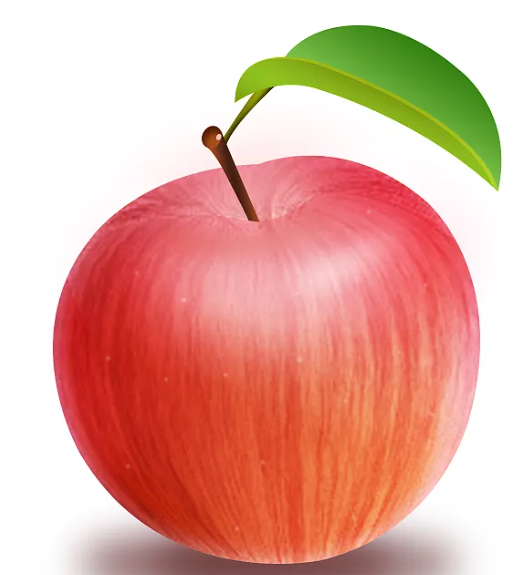
#> input picture apple.png, 525 x 575 px
$ python main.py
#> lines starting #> are read from the running program, lines starting #| are printed output that depends on the picture
### image.py
# -*- coding: utf-8 -*-
## @package som_cm.cv.image
#
#  OpenCV image functions.
#  @author      tody
#  @date        2015/07/30


import numpy as np
import cv2


## Convert image into uint8 type.
# [4 lines left out: function to8U, not called in this run]


## Convert image into float32 type.
def to32F(img):
    if img.dtype == np.float32:
        return img
    return (1.0 / 255.0) * np.float32(img)


## RGB channels of the image.
# [48 lines left out: functions rgb, alpha, setAlpha, not called in this run]


## RGB to Gray.
def rgb2gray(img):
    gray = cv2.cvtColor(img, cv2.COLOR_RGB2GRAY)
    return gray


## Gray to RGB.
def gray2rgb(img):
    gray = cv2.cvtColor(img, cv2.COLOR_GRAY2RGB)
    return gray


## Gray to RGBA.
def gray2rgba(img):
    gray = cv2.cvtColor(img, cv2.COLOR_GRAY2RGBA)
    return gray


## BGR to RGB.
def bgr2rgb(img):
    rgb = cv2.cvtColor(img, cv2.COLOR_BGR2RGB)
    return rgb


## BGRA to RGBA.
# [14 lines left out: functions bgra2rgba, rgba2bgra, not called in this run]


## RGB to BGR.
def rgb2bgr(img):
    bgr = cv2.cvtColor(img, cv2.COLOR_RGB2BGR)
    return bgr


## RGB to Lab.
# [4 lines left out: function rgb2Lab, not called in this run]


## Lab to RGB.
def Lab2rgb(img):
    rgb = cv2.cvtColor(img, cv2.COLOR_LAB2RGB)
    return rgb


def rgb2hsv(img):
    img_rgb = rgb(img)
    return cv2.cvtColor(img_rgb, cv2.COLOR_RGB2HSV)


## HSV to RGB.
def hsv2rgb(img):
    rgb = cv2.cvtColor(img, cv2.COLOR_HSV2RGB)
    return rgb


## Merge channels.
# [41 lines left out: functions merge, luminance, loadGray, not called in this run]


def loadRGB(file_path):
    bgr = cv2.imread(file_path)
    if bgr is None:
        return None
    return bgr2rgb(bgr)


# [5 lines left out: function loadRGBA, not called in this run]


def loadAlpha(file_path):
    bgra = cv2.imread(file_path, -1)
    return alpha(bgra)


def saveRGBA(file_path, img):
    bgra = rgba2bgra(img)
    cv2.imwrite(file_path, bgra)


def saveRGB(file_path, img):
    bgr = rgb2bgr(img)
    cv2.imwrite(file_path, bgr)


def saveGray(file_path, img):
    rgbImg = rgb(img)
    cv2.imwrite(file_path, rgbImg)


# [14 lines left out: function saveImage, not called in this run]


## True if x is a vector.
def isVector(x):
    return x.size == x.shape[0]


## True if x is a matrix.
def isMatrix(x):
    return not isVector(x)


## Normalize vector.
# [14 lines left out: functions normalizeVector, normalizeVectors, not called in this run]


## Norm of vectors (n x m matrix).
def normVectors(x):
    return np.sqrt(l2NormVectors(x))


## L2 norm of vectors (n x m matrix).
#  n x 1 vector: call np.square.
#  n x m vectors: call np.einsum.
def l2NormVectors(x):
    if isVector(x):
        return np.square(x)
    else:
        return np.einsum('...i,...i', x, x)


class ColorPixels:
    ## Constructor
    #  @param image          input image.
    #  @param num_pixels     target number of pixels from the image.
    def __init__(self, image, num_pixels=1000):
        self._image = to32F(image)
        self._num_pixels = num_pixels
        self._rgb_pixels = None
        self._Lab = None
        self._hsv = None

    ## RGB pixels.
    def rgb(self):
        if self._rgb_pixels is None:
            self._rgb_pixels = self.pixels("rgb")
        return self._rgb_pixels

    ## Lab pixels.
    # [10 lines left out: functions Lab, hsv, not called in this run]

    ## Pixels of the given color space.
    def pixels(self, color_space="rgb"):
        image = np.array(self._image)
        if color_space == "rgb":
            if _isGray(image):
                image = gray2rgb(image)

        if color_space == "Lab":
            image = rgb2Lab(self._image)

        if color_space == "hsv":
            image = rgb2hsv(self._image)
        return self._image2pixels(image)

    def _image2pixels(self, image):
        if _isGray(image):
            h, w = image.shape
            step = h * w / self._num_pixels
            return image.reshape((h * w))[::step]

        h, w, cs = image.shape
        step = (int)(h * w / self._num_pixels)
        return image.reshape((-1, cs))[::step]


def _isGray(image):
    return len(image.shape) == 2

### hist_3d.py

# -*- coding: utf-8 -*-
## @package som_cm.core.hist_3d
#
#  Implementation of 3D color histograms.
#  @author      tody
#  @date        2015/08/28

import numpy as np
from image import *

## Implementation of 3D color histograms.
class Hist3D:
    ## Constructor
    #  @param image          input image.
    #  @param num_bins       target number of histogram bins.
    #  @param alpha          low density clip.
    #  @param color_space    target color space. 'rgb' or 'Lab' or 'hsv'.
    def __init__(self, image,
                 num_bins=16, alpha=0.1, color_space='rgb'):
        self._computeTargetPixels(image, color_space)

        self._num_bins = num_bins
        self._alpha = alpha
        self._color_space = color_space

        self._computeColorRange()
        self._computeHistogram()

        self._plotter = Hist3DPlot(self)

    ## Plot histogram with the given density size range.
    def plot(self, ax, density_size_range=[10, 100]):
        self._plotter.plot(ax, density_size_range)

    def colorSpace(self):
        return self._color_space

    def colorIDs(self):
        color_ids = np.where(self._histPositive())
        return color_ids

    def colorCoordinates(self):
        color_ids = self.colorIDs() #每一列是一个非空bin的坐标
        num_bins = self._num_bins
        color_range = self._color_range
        return colorCoordinates(color_ids, num_bins, color_range)

    def colorDensities(self):
        return colorDensities(self._hist_bins)

    def rgbColors(self):
        return rgbColors(self._hist_bins, self._color_bins)

    def colorRange(self):
        return self._color_range

    def _computeTargetPixels(self, image, color_space):
        color_pixels = ColorPixels(image)
        self._pixels = color_pixels.pixels(color_space)
        self._rgb_pixels = color_pixels.rgb()

    def _computeColorRange(self):
        pixels = self._pixels
        cs = pixels.shape[1]

        c_min = np.zeros(cs)
        c_max = np.zeros(cs)
        for ci in range(cs):
            c_min[ci] = np.min(pixels[:, ci])
            c_max[ci] = np.max(pixels[:, ci])

        self._color_range = [c_min, c_max]

    def _computeHistogram(self):
        pixels = self._pixels
        num_bins = self._num_bins
        c_min, c_max = self._color_range

        hist_bins = np.zeros((num_bins, num_bins, num_bins), dtype=np.float32)
        color_bins = np.zeros((num_bins, num_bins, num_bins, 3), dtype=np.float32)

        color_ids = (num_bins - 1) * (pixels - c_min) / (c_max - c_min)
        color_ids = np.int32(color_ids)

        for pi, color_id in enumerate(color_ids):
            hist_bins[color_id[0], color_id[1], color_id[2]] += 1
            color_bins[color_id[0], color_id[1], color_id[2]] += self._rgb_pixels[pi]

        self._hist_bins = hist_bins  #记录每个bin的像素数目
        hist_positive = self._hist_bins > 0.0 #非空bin的数目

        for ci in range(3):
            color_bins[hist_positive, ci] /= self._hist_bins[hist_positive] #每个bin的平均颜色

        self._color_bins = color_bins

        self._clipLowDensity()

    def _clipLowDensity(self):
        clipLowDensity(self._hist_bins, self._color_bins, self._alpha)

    def _histPositive(self):
        x = self._hist_bins > 0.0
        return x


## 3D color histogram plotter.
class Hist3DPlot:
    ## Constructor.
    #  @param hist3D histogram for plotting.
    def __init__(self, hist3D):
        self._hist3D = hist3D

    ## Plot histogram with the given density size range.
    # [7 lines left out: function plot, not called in this run]

    def _densitySizes(self, density_size_range):
        color_densities = self._hist3D.colorDensities()
        return densitySizes(color_densities, density_size_range)

    # [21 lines left out: function _axisSetting, not called in this run]

def colorCoordinates(color_ids, num_bins, color_range):
    color_ids = np.array(color_ids).T
    c_min, c_max = color_range
    color_coordinates = c_min + (color_ids * (c_max - c_min)) / float(num_bins - 1.0)
    return color_coordinates


# [16 lines left out: functions colorDensities, rgbColors, not called in this run]


def clipLowDensity(hist_bins, color_bins, alpha):
    density_mean = np.mean(hist_bins)
    low_density = hist_bins < density_mean * alpha
    hist_bins[low_density] = 0.0

    for ci in range(3):
        color_bins[low_density, ci] = 0.0


# [20 lines left out: functions densitySizes, range2ticks, range2lims, not called in this run]

### som.py
# -*- coding: utf-8 -*-
## @package som_cm.som
#
#  Implementation of SOM.
#  @author      tody
#  @date        2015/08/14

import os
import numpy as np
import matplotlib.pyplot as plt
from image import *

#from norm import normVectors


## SOM parameter.
class SOMParam:
    #  @param h           image grid size.
    #  @param L0          initial parameter for learning restraint.
    #  @param lmbd        iteration limit.
    #  @param dimensoin   target dimension for SOM.
    def __init__(self, h=32, L0=0.16, lmbd=0.6, sigma0=0.3, dimension=2):
        self.h = h
        self.L0 = L0
        self.lmbd = lmbd
        self.sigma0 = sigma0
        self.dimension = dimension


## Implementation of SOM.
#
#  SOM with numpy functions.
#  - Compute nodes as n x 3 vector.
#  - Avoid the loops for x and y.
#  - xy coordinates are cached as n x 2 vector.
class SOM:
    ## Constructor
    #  @param samples  training samples.
    #  @param param    SOM parameter.
    def __init__(self, samples, param=SOMParam()):
        self._h = param.h
        self._dimension = param.dimension
        self._samples = samples
        self._L0 = param.L0

        #随机初始化:1D：64个值， 2D：32*32个值
        self._nodes = self._initialNode(param.h, param.dimension)

        # 1000 samples, self._lmbd = 1000*0.6=600
        num_samples = self.numSamples()
        self._lmbd = param.lmbd * num_samples

        # 1D: 0.3*64 = 19.2, 2D:0.3*32 = 9.6
        self._sigma0 = param.sigma0 * param.h

        #1D: 0~63, 2D: (0,0)~(31,31)
        self._computePositions(param.h, param.dimension)

        self._t = 0

    ## Return the number of training samples.
    def numSamples(self):
        return len(self._samples)

    ## Return the current node image.
    def nodeImage(self):
        if self._dimension == 1:
            return self._nodeImage1D()
        else:
            return self._nodeImage2D()

    ## Return the current time step t.
    def currentStep(self):
        return self._t

    ## Return if the training is finished.
    def finished(self):
        return self._t == self.numSamples()

    ## Process all training process.
    def trainAll(self):
        while self._t < len(self._samples):
            self._train(self._t)
            self._t += 1

    ## Process training step t to t+1.
    # [4 lines left out: function trainStep, not called in this run]

    def _nodeImage1D(self):
        h = 10
        w = self._h
        node_image = np.zeros((h, w, 3))
        for y in range(h):
            node_image[y, :, :] = self._nodes[:, :]
        return node_image

    def _nodeImage2D(self):
        return self._nodes.reshape(self._h, self._h, 3)

    ## Initial node.
    def _initialNode(self, h, dimension):
        if dimension == 1:
            return self._initialNode1D(h)
        else:
            return self._initialNode2D(h)

    def _initialNode1D(self, h):
        return np.random.rand(h, 3)

    def _initialNode2D(self, h):
        return np.random.rand(h, h, 3).reshape(-1, 3)

    ## Compute position.
    def _computePositions(self, h, dimension):
        if dimension == 1:
            self._computePositions1D(h)
        else:
            self._computePositions2D(h)

    def _computePositions1D(self, h):
        x = np.arange(h)
        self._positions = x

    def _computePositions2D(self, h):
        x = np.arange(h)
        y = np.arange(h)
        xs, ys = np.meshgrid(x, y)
        xs = xs.flatten()
        ys = ys.flatten()
        self._positions = np.array([xs, ys]).T

    ## Train process.
    def _train(self, t):
        sample = self._samples[t]

        # bmu, id and index
        bmu_id = self._bmu(sample)
        bmu_position = self._positions[bmu_id]

        # update weight
        # distances from bmu to other nodes
        D = normVectors(self._positions - bmu_position)
        # L = L0 exp (-t / lambda), L0:0.16
        L = self._learningRestraint(t)
        # T = exp (-D^2 / 2 sigma^2),sigma = self._sigma0 * np.exp(-t / self._lmbd)
        T = self._neighborhoodFunction(t, D)

        # update nodes
        for ci in range(3):
            self._nodes[:, ci] += L * T * (sample[ci] - self._nodes[:, ci])

    ## BMU: best matching unit.
    #  Return the unit of minimum distance from the sample.
    def _bmu(self, sample):
        norms = normVectors(self._nodes - sample)
        bmu_id = np.argmin(norms)
        return bmu_id

    ## Neighborhood function: exp (-D^2 / 2 sigma^2)
    def _neighborhoodFunction(self, t, D):
        sigma = self._sigma0 * np.exp(-t / self._lmbd)
        Theta = np.exp(-D ** 2 / (2 * sigma ** 2))
        return Theta

    ## Learning restraint: L0 exp (-t / lambda)
    def _learningRestraint(self, t):
        return self._L0 * np.exp(-t / self._lmbd)


## Plotting class with matplot.
class SOMPlot:
    ## Constructor
    #  @param samples training samples.
    #  @param param    SOM parameter.
    def __init__(self, som):
        self._som = som
        self._node_image = None
        self._plot3d = None
        self._step_text = None

    ## Return the updated image.
    def updateImage(self):
        node_image = self._som.nodeImage()
        if self._node_image is None:
            self._node_image = plt.imshow(node_image)

        else:
            self._node_image.set_array(node_image)

        return self._node_image

    ## Return the current step status.
    # [11 lines left out: function updateStepText, not called in this run]

    ## Plot color manifold in 3D.
    def plot3D(self, ax):
        node_image = self._som.nodeImage()
        colors = node_image.reshape(-1, 3)
        plot3d = ax.scatter(colors[:, 0], colors[:, 1], colors[:, 2],
                    color=colors)

        ax.set_xlabel('R', x=10, y=10)
        ax.set_ylabel('G')
        ax.set_zlabel('B')

        ax.set_zlim3d([-0.1, 1.1])
        ax.set_ylim3d([-0.1, 1.1])
        ax.set_xlim3d([-0.1, 1.1])

        ax.set_xticks(np.linspace(0.0, 1.0, 2))
        ax.set_yticks(np.linspace(0.0, 1.0, 2))
        ax.set_zticks(np.linspace(0.0, 1.0, 2))
        return plot3d

    ## Animation function for FuncAnimation.
    # [7 lines left out: function trainAnimation, not called in this run]

### main.py
# -*- coding: utf-8 -*-
## @package som_cm.results.som_single_image
#
#  Demo for single image.
#  @author      tody
#  @date        2015/08/31

import os
import numpy as np
import matplotlib.pyplot as plt
from mpl_toolkits.mplot3d import Axes3D

from image import loadRGB
from hist_3d import Hist3D
from som import SOMParam, SOM, SOMPlot
#from window import showMaximize


## Setup SOM in 1D and 2D for the target image.
def setupSOM(image, random_seed=100, num_samples=1000):
    np.random.seed(random_seed)

    hist3D = Hist3D(image, num_bins=16)
    color_samples = hist3D.colorCoordinates() #color_samples：1000个采样bin的颜色

    random_ids = np.random.randint(len(color_samples) - 1, size=num_samples)
    samples = color_samples[random_ids] #打乱顺序

    param1D = SOMParam(h=64, dimension=1)
    som1D = SOM(samples, param1D)

    param2D = SOMParam(h=32, dimension=2)
    som2D = SOM(samples, param2D)
    return som1D, som2D


## Demo for the single image file.
def singleImageResult(image_file = "apple.png"):
    print("image_file",image_file)
    image_name = os.path.basename(image_file)
    image_name = os.path.splitext(image_name)[0]

    image = loadRGB(image_file)
#> in loadRGB, bgr is the input picture: shape (575, 525, 3); mean B, G, R 159.3, 172.7, 228.2

    som1D, som2D = setupSOM(image)
#> in to32F, `return (1.0 / 255.0) * np.float32(img)`:
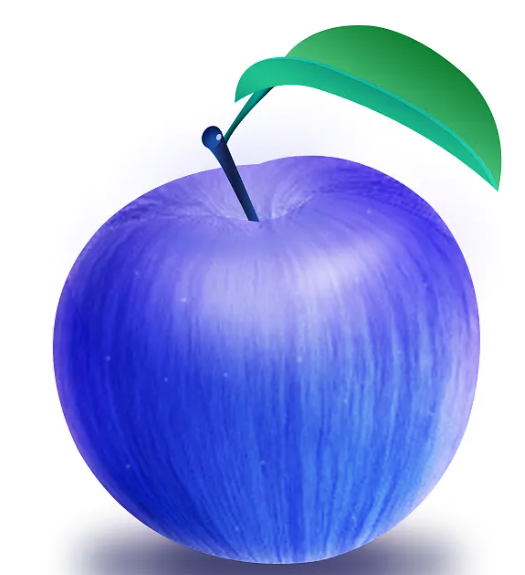
#> returned value: shape (575, 525, 3) float32; mean of channels 0, 1, 2 0.894, 0.677, 0.625; drawn as B, G, R
#> in _computeTargetPixels, `self._pixels = color_pixels.pixels(color_space)`: self._pixels = 1003 rows, first 8: [1, 1, 1], [1, 1, 1], [1, 1, 1], [1, 1, 1], [1, 1, 1], [1, 1, 1], [1, 1, 1], [1, 1, 1]
#> in rgb, `self._rgb_pixels = self.pixels("rgb")`: self._rgb_pixels has the same summary as self._pixels in _computeTargetPixels
#> in _computeColorRange, `pixels = self._pixels`: pixels has the same summary as self._pixels in _computeTargetPixels
#> after the loop in _computeColorRange, `for ci in range(cs):`: c_max = [1, 1, 1]; c_min = [0.216, 0.098, 0.0196]
#> in _computeColorRange, `self._color_range = [c_min, c_max]`: self._color_range = [[0.216, 0.098, 0.0196], [1, 1, 1]]
#> in _computeHistogram, `pixels = self._pixels`: pixels has the same summary as self._pixels in _computeTargetPixels
#> in _computeHistogram, `c_min, c_max = self._color_range`: c_min = [0.216, 0.098, 0.0196]; c_max = [1, 1, 1]
#> in _computeHistogram, `color_ids = (num_bins - 1) * (pixels - c_min) / (c_max - c_min)`: color_ids = 1003 rows, first 8: [15, 15, 15], [15, 15, 15], [15, 15, 15], [15, 15, 15], [15, 15, 15], [15, 15, 15], [15, 15, 15], [15, 15, 15]
#> the loop in _computeHistogram, `for pi, color_id in enumerate(color_ids):` made 1003 passes
#> in clipLowDensity, `density_mean = np.mean(hist_bins)`: density_mean = 0.245
#> in colorCoordinates, `color_range = self._color_range`: color_range = [[0.216, 0.098, 0.0196], [1, 1, 1]]
#> in colorCoordinates, `color_ids = np.array(color_ids).T`: color_ids = 164 rows, first 8: [0, 1, 0], [0, 7, 1], [1, 0, 0], [1, 7, 1], [2, 0, 1], [3, 9, 2], [3, 9, 3], [3, 10, 3]
#> in colorCoordinates, `c_min, c_max = color_range`: c_min = [0.216, 0.098, 0.0196]; c_max = [1, 1, 1]
#> in colorCoordinates, `color_coordinates = c_min + (color_ids * (c_max - c_min)) / float(num_..`: color_coordinates = 164 rows, first 8: [0.216, 0.158, 0.0196], [0.216, 0.519, 0.085], [0.268, 0.098, 0.0196], [0.268, 0.519, 0.085], [0.32, 0.098, 0.085], [0.373, 0.639, 0.15], [0.373, 0.639, 0.216], [0.373, 0.699, 0.216]
#> in setupSOM, `color_samples = hist3D.colorCoordinates()`: color_samples has the same summary as color_coordinates in colorCoordinates
#> in setupSOM, `random_ids = np.random.randint(len(color_samples) - 1, size=num_samples)`: random_ids = 1000 values, max 162 at index 51, min 0 at index 62, mean 80.73
#> in setupSOM, `samples = color_samples[random_ids]`: samples = 1000 rows, first 8: [0.425, 0.278, 0.216], [0.582, 0.459, 0.412], [0.791, 0.759, 0.739], [0.895, 0.399, 0.477], [0.843, 0.519, 0.608], [0.843, 0.339, 0.346], [0.948, 0.519, 0.477], [0.895, 0.339, 0.15]
#> in __init__, `self._samples = samples`: self._samples has the same summary as samples in setupSOM
#> in __init__, `num_samples = self.numSamples()`: num_samples = 1000
#> in __init__, `self._lmbd = param.lmbd * num_samples`: self._lmbd = 600

    fig = plt.figure(figsize=(10, 7))
    fig.subplots_adjust(left=0.05, bottom=0.05, right=0.95, top=0.9, wspace=0.1, hspace=0.2)

    font_size = 15
    fig.suptitle("SOM-Color Manifolds for Single Image", fontsize=font_size)

    plt.subplot(231)
    h, w = image.shape[:2]
#> h = 575; w = 525
    plt.title("Original Image: %s x %s" % (w, h), fontsize=font_size)
    plt.imshow(image)
    plt.axis('off')

    print ("  - Train 1D")
    som1D.trainAll()
#> the loop in trainAll, `while self._t < len(self._samples):` made 1000 passes
#> (sample in _train, bmu_position in _train, L in _train) on passes 1 to 3: ([0.425, 0.278, 0.216], 8, 0.16), ([0.582, 0.459, 0.412], 42, 0.16), ([0.791, 0.759, 0.739], 4, 0.159)
#> after the loop in trainAll, `while self._t < len(self._samples):`: self._t = 1000

    print ("  - Train 2D")
    som2D.trainAll()
#> the loop in trainAll (call 2), `while self._t < len(self._samples):` made 1000 passes
#> (sample in _train, bmu_position in _train, L in _train) on passes 1 to 3: ([0.425, 0.278, 0.216], [27, 15], 0.16), ([0.582, 0.459, 0.412], [27, 1], 0.16), ([0.791, 0.759, 0.739], [26, 8], 0.159)

    som1D_plot = SOMPlot(som1D)
    som2D_plot = SOMPlot(som2D)
    plt.subplot(232)
    plt.title("SOM 1D", fontsize=font_size)
    som1D_plot.updateImage()
    plt.axis('off')

    plt.subplot(233)
    plt.title("SOM 2D", fontsize=font_size)
    som2D_plot.updateImage()
    plt.axis('off')

    ax1D = fig.add_subplot(235, projection='3d')
    plt.title("1D in 3D", fontsize=font_size)
    som1D_plot.plot3D(ax1D)

    ax2D = fig.add_subplot(236, projection='3d')
    plt.title("2D in 3D", fontsize=font_size)
    som2D_plot.plot3D(ax2D)

    _root_dir = os.path.dirname(__file__)
    result_file = os.path.join(_root_dir, "SOM_result.png")
    plt.savefig(result_file)
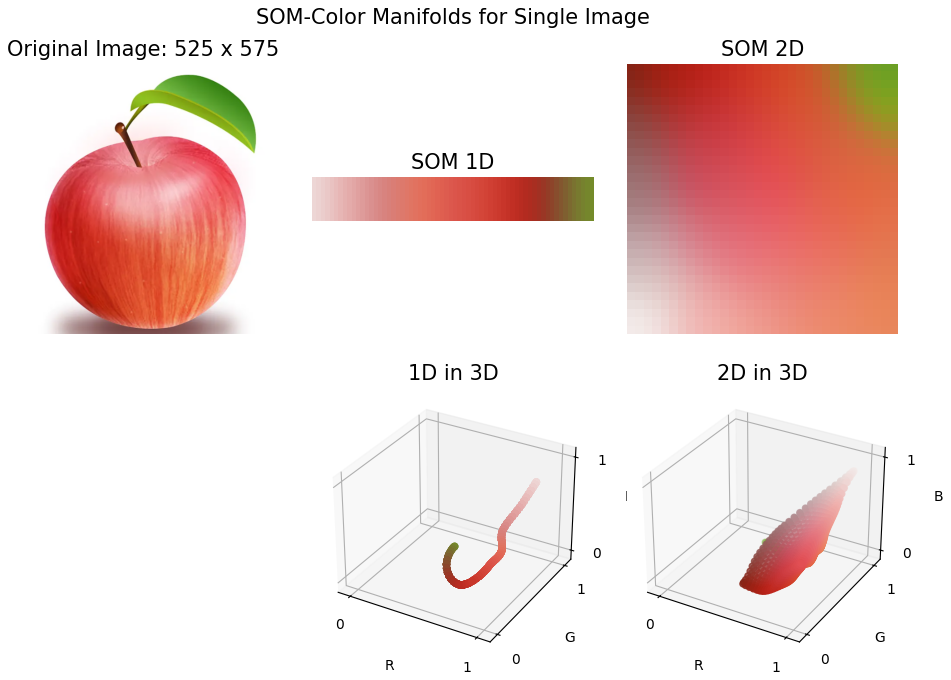
#> figure drawn by matplotlib, 5 panels


if __name__ == '__main__':
    image_file = "apple.png"
    singleImageResult(image_file)
